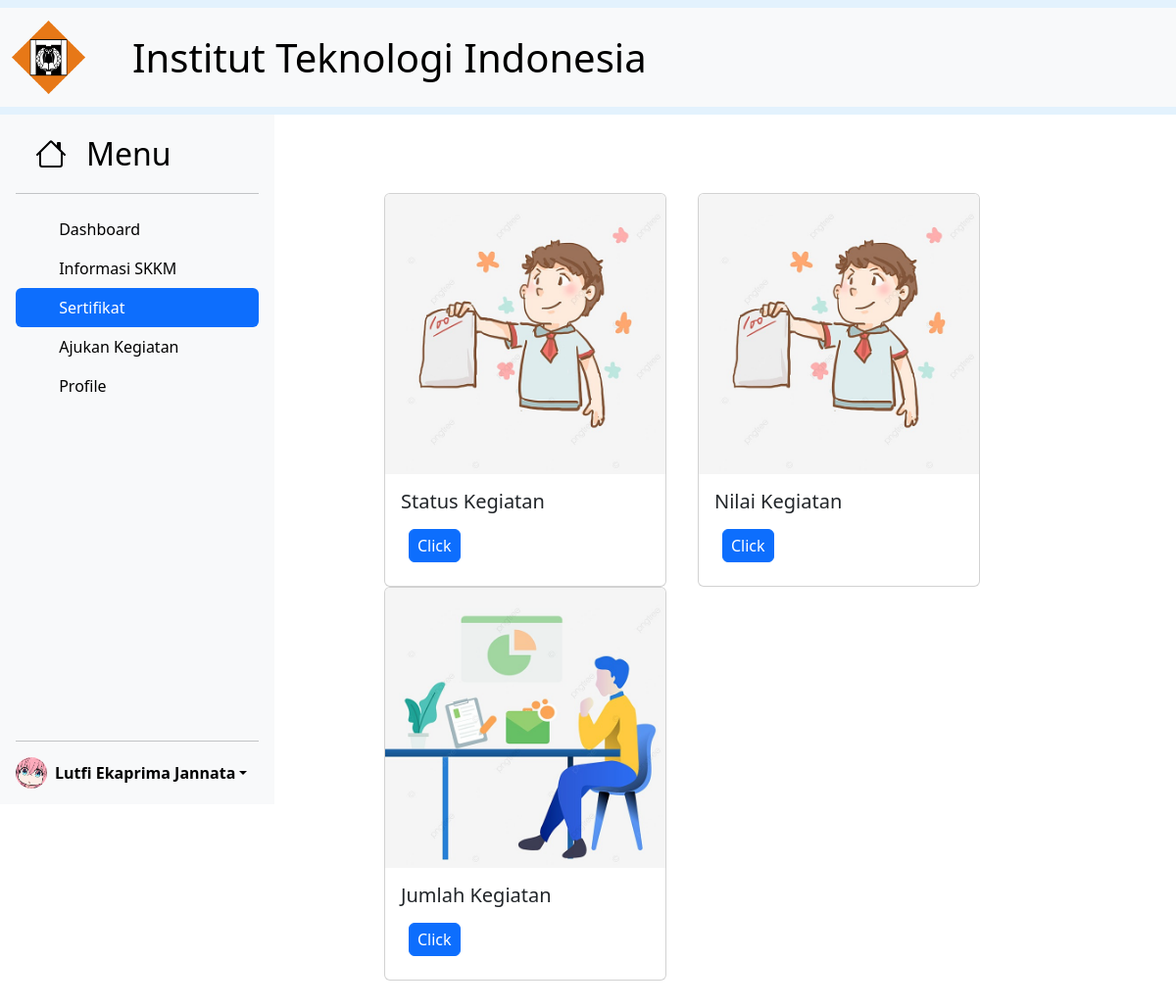
Page /mahasiswa/Sertifikatmahasiswa.php (signed in) on the committed database.
### tables this page shows
CREATE TABLE `mahasiswa` (
  `id_mhs` int(5) NOT NULL,
  `nrp` int(16) NOT NULL,
  `nama` varchar(255) NOT NULL,
  `jurusan` varchar(255) NOT NULL,
  `semester` int(3) NOT NULL,
  `alamat` varchar(255) NOT NULL,
  `foto` varchar(255) NOT NULL,
  `tgl_lahir` date NOT NULL,
  `password` varchar(20) NOT NULL,
  `nilai` int(3) NOT NULL
);

### mahasiswa/role.php (called while the page is built, shortened)
<?php
include "../koneksi.php";
$username = $_SESSION['username'];
$querySQL1 = "SELECT * FROM mahasiswa WHERE nrp = '$username'";
$result1 = $koneksi->query($querySQL1);
$row1 = $result1->fetch_assoc();
?>

### mahasiswa/Sertifikatmahasiswa.php (the view, shortened to what this page needs)
<?php
include '../koneksi.php';
include "role.php";
?>
<!DOCTYPE html>
<html lang="en">
<head>
    <link href="https://cdn.jsdelivr.net/npm/bootstrap@5.3.2/dist/css/bootstrap.min.css" rel="stylesheet">
    <link rel="stylesheet" href="asset/style/style.css">
</head>
<body>
  <nav class="navbar" style="background-color: #e3f2fd;">
    <nav class="navbar bg-body-tertiary">
      <div class="container-fluid">
        <a class="navbar-brand" href="#">
          <img src="./asset/img/iti.png" alt="Logo" width="75" height="75" class="d-inline-block align-text-center">
          <span class="fs-1"><span class="me-5"></span>Institut Teknologi Indonesia</span>
        </a>
      </div>
    </nav>
  </nav>
  <div class="isi-content">
    <div class="d-flex flex-column flex-shrink-0 p-3 bg-body-tertiary" style="width: 280px; height: 88vh;">
      <div class="side-judul">
        <a href="" class="d-flex align-items-center mb-3 mb-md-0 me-md-auto link-body-emphasis text-decoration-none">
          <span class="fs-2">Menu</span>
        </a>
      </div>
      <hr>
      <ul class="nav nav-pills flex-column mb-auto">
        <li class="nav-item">
          <a href="index.php" class="nav-link link-body-emphasis" aria-current="page">
            <svg class="bi pe-none me-2" width="16" height="16"><use xlink:href="#home"></use></svg>
            Dashboard
          </a>
        </li>
        <li>
          <a href="informasi.php" class="nav-link link-body-emphasis">
            <svg class="bi pe-none me-2" width="16" height="16"><use xlink:href="#speedometer2"></use></svg>
            Informasi SKKM
          </a>
        </li>
        <li>
          <a href="Sertifikatmahasiswa.php" class="nav-link active">
            <svg class="bi pe-none me-2" width="16" height="16"><use xlink:href="#speedometer2"></use></svg>
            Sertifikat
          </a>
        </li>
        <li>
          <a href="pengajuan.php" class="nav-link link-body-emphasis">
            <svg class="bi pe-none me-2" width="16" height="16"><use xlink:href="#table"></use></svg>
            Ajukan Kegiatan
          </a>
        </li>
        <li>
          <a href="Profilmahasiswa.php" class="nav-link link-body-emphasis">
            <svg class="bi pe-none me-2" width="16" height="16"><use xlink:href="#grid"></use></svg>
            Profile
          </a>
        </li>
      </ul>
      <hr>
      <div class="dropdown">
        <a href="#" class="d-flex align-items-center link-body-emphasis text-decoration-none dropdown-toggle" data-bs-toggle="dropdown" aria-expanded="false">
          <img src="../asset/foto/mhs/<?php echo $row1['foto']?>" alt="" width="32" height="32" class="rounded-circle me-2">
          <strong><?php echo $row1['nama']?></strong>
        </a>
      </div>
    </div>
    <div class="card-content">
      <div class="card-box">
      <div class="card" style="width: 18rem;">
          <img src="asset/img/nilaikegiatan.png" class="card-img-top" alt="nilaikegiatan.png">
          <div class="card-body">
            <h5 class="card-title">Status Kegiatan</h5>
            <a href="statusmahasiswa.php" class="px-2 py-1 m-2 btn btn-primary">Click</a>
          </div>
        </div>
      </div>
      <div class="card-box">
      <div class="card" style="width: 18rem">
          <img src="asset/img/nilaikegiatan.png" class="card-img-top" alt="nilaikegiatan.png">
          <div class="card-body">
          <h5 class="card-title">Nilai Kegiatan</h5>
            <a href="nilaimahasiswa.php" class="px-2 py-1 m-2 btn btn-primary">Click</a>
          </div>
        </div>
      </div>
      <div class="card-box">
        <div class="card" style="width: 18rem;">
          <img src="asset/img/jumlahkegiatan.png" class="card-img-top" alt="jumlahkegiatan.png">
          <div class="card-body">
          <h5 class="card-title">Jumlah Kegiatan</h5>
            <a href="jumlahkegiatan.php" class="px-2 py-1 m-2 btn btn-primary">Click</a>
          </div>
        </div>
      </div>
    </div>
  </div>
</body>
</html>

### mahasiswa/asset/style/style.css (style rules this page uses)
* { box-sizing: border-box; }
.isi-content { display: flex; }
nav { width: 100%; }
.navbar a { display: flex; align-items: center; }
.side-judul { padding-left: 1rem; }
.side-judul span { padding-left: 0.5rem; }
.card-box { padding-left: 2rem; }
.card-content { display: flex; flex-wrap: wrap; width: 100%; padding: 5rem; }

### rows in the picture
mahasiswa: foto (picture), nama "Lutfi Ekaprima Jannata"
